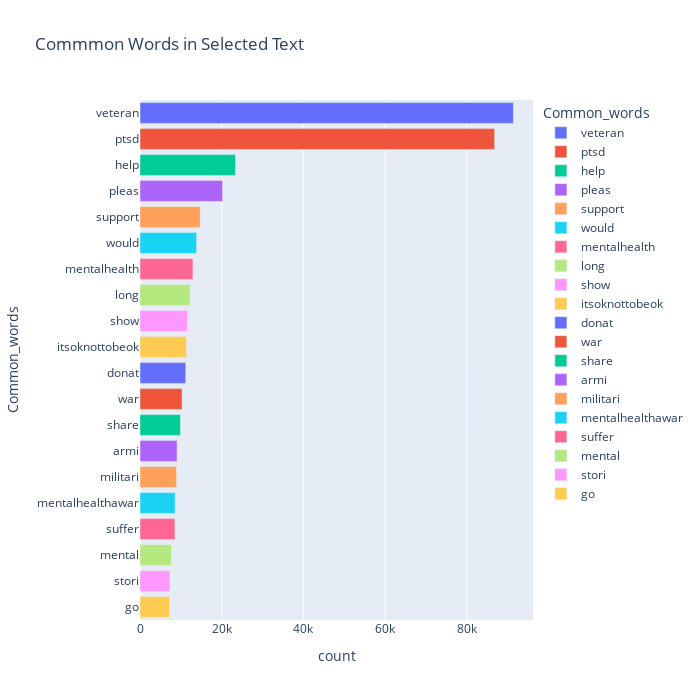

Notebook code for this chart:
### Code cell
fig = px.bar(temp, x="count", y="Common_words", title='Commmon Words in Selected Text', orientation='h',
             width=700, height=700, color='Common_words')
fig.show()

### Figure 1 — Plotly figure (JSON) as saved in the notebook; plotly's stock layout.template omitted (floating-point values rounded to 4 significant figures)
{"data": [{"alignmentgroup": "True", "hovertemplate": "Common_words=%{y}<br>count=%{x}<extra></extra>", "legendgroup": "veteran", "marker": {"color": "#636efa", "pattern": {"shape": ""}}, "name": "veteran", "offsetgroup": "veteran", "orientation": "h", "showlegend": true, "textposition": "auto", "type": "bar", "x": [91413], "xaxis": "x", "y": ["veteran"], "yaxis": "y"}, {"alignmentgroup": "True", "hovertemplate": "Common_words=%{y}<br>count=%{x}<extra></extra>", "legendgroup": "ptsd", "marker": {"color": "#EF553B", "pattern": {"shape": ""}}, "name": "ptsd", "offsetgroup": "ptsd", "orientation": "h", "showlegend": true, "textposition": "auto", "type": "bar", "x": [86830], "xaxis": "x", "y": ["ptsd"], "yaxis": "y"}, {"alignmentgroup": "True", "hovertemplate": "Common_words=%{y}<br>count=%{x}<extra></extra>", "legendgroup": "help", "marker": {"color": "#00cc96", "pattern": {"shape": ""}}, "name": "help", "offsetgroup": "help", "orientation": "h", "showlegend": true, "textposition": "auto", "type": "bar", "x": [23386], "xaxis": "x", "y": ["help"], "yaxis": "y"}, {"alignmentgroup": "True", "hovertemplate": "Common_words=%{y}<br>count=%{x}<extra></extra>", "legendgroup": "pleas", "marker": {"color": "#ab63fa", "pattern": {"shape": ""}}, "name": "pleas", "offsetgroup": "pleas", "orientation": "h", "showlegend": true, "textposition": "auto", "type": "bar", "x": [20207], "xaxis": "x", "y": ["pleas"], "yaxis": "y"}, {"alignmentgroup": "True", "hovertemplate": "Common_words=%{y}<br>count=%{x}<extra></extra>", "legendgroup": "support", "marker": {"color": "#FFA15A", "pattern": {"shape": ""}}, "name": "support", "offsetgroup": "support", "orientation": "h", "showlegend": true, "textposition": "auto", "type": "bar", "x": [14746], "xaxis": "x", "y": ["support"], "yaxis": "y"}, {"alignmentgroup": "True", "hovertemplate": "Common_words=%{y}<br>count=%{x}<extra></extra>", "legendgroup": "would", "marker": {"color": "#19d3f3", "pattern": {"shape": ""}}, "name": "would", "offsetgroup": "would", "orientation": "h", "showlegend": true, "textposition": "auto", "type": "bar", "x": [13856], "xaxis": "x", "y": ["would"], "yaxis": "y"}, {"alignmentgroup": "True", "hovertemplate": "Common_words=%{y}<br>count=%{x}<extra></extra>", "legendgroup": "mentalhealth", "marker": {"color": "#FF6692", "pattern": {"shape": ""}}, "name": "mentalhealth", "offsetgroup": "mentalhealth", "orientation": "h", "showlegend": true, "textposition": "auto", "type": "bar", "x": [12952], "xaxis": "x", "y": ["mentalhealth"], "yaxis": "y"}, {"alignmentgroup": "True", "hovertemplate": "Common_words=%{y}<br>count=%{x}<extra></extra>", "legendgroup": "long", "marker": {"color": "#B6E880", "pattern": {"shape": ""}}, "name": "long", "offsetgroup": "long", "orientation": "h", "showlegend": true, "textposition": "auto", "type": "bar", "x": [12284], "xaxis": "x", "y": ["long"], "yaxis": "y"}, {"alignmentgroup": "True", "hovertemplate": "Common_words=%{y}<br>count=%{x}<extra></extra>", "legendgroup": "show", "marker": {"color": "#FF97FF", "pattern": {"shape": ""}}, "name": "show", "offsetgroup": "show", "orientation": "h", "showlegend": true, "textposition": "auto", "type": "bar", "x": [11632], "xaxis": "x", "y": ["show"], "yaxis": "y"}, {"alignmentgroup": "True", "hovertemplate": "Common_words=%{y}<br>count=%{x}<extra></extra>", "legendgroup": "itsoknottobeok", "marker": {"color": "#FECB52", "pattern": {"shape": ""}}, "name": "itsoknottobeok", "offsetgroup": "itsoknottobeok", "orientation": "h", "showlegend": true, "textposition": "auto", "type": "bar", "x": [11382], "xaxis": "x", "y": ["itsoknottobeok"], "yaxis": "y"}, {"alignmentgroup": "True", "hovertemplate": "Common_words=%{y}<br>count=%{x}<extra></extra>", "legendgroup": "donat", "marker": {"color": "#636efa", "pattern": {"shape": ""}}, "name": "donat", "offsetgroup": "donat", "orientation": "h", "showlegend": true, "textposition": "auto", "type": "bar", "x": [11200], "xaxis": "x", "y": ["donat"], "yaxis": "y"}, {"alignmentgroup": "True", "hovertemplate": "Common_words=%{y}<br>count=%{x}<extra></extra>", "legendgroup": "war", "marker": {"color": "#EF553B", "pattern": {"shape": ""}}, "name": "war", "offsetgroup": "war", "orientation": "h", "showlegend": true, "textposition": "auto", "type": "bar", "x": [10304], "xaxis": "x", "y": ["war"], "yaxis": "y"}, {"alignmentgroup": "True", "hovertemplate": "Common_words=%{y}<br>count=%{x}<extra></extra>", "legendgroup": "share", "marker": {"color": "#00cc96", "pattern": {"shape": ""}}, "name": "share", "offsetgroup": "share", "orientation": "h", "showlegend": true, "textposition": "auto", "type": "bar", "x": [9900], "xaxis": "x", "y": ["share"], "yaxis": "y"}, {"alignmentgroup": "True", "hovertemplate": "Common_words=%{y}<br>count=%{x}<extra></extra>", "legendgroup": "armi", "marker": {"color": "#ab63fa", "pattern": {"shape": ""}}, "name": "armi", "offsetgroup": "armi", "orientation": "h", "showlegend": true, "textposition": "auto", "type": "bar", "x": [9080], "xaxis": "x", "y": ["armi"], "yaxis": "y"}, {"alignmentgroup": "True", "hovertemplate": "Common_words=%{y}<br>count=%{x}<extra></extra>", "legendgroup": "militari", "marker": {"color": "#FFA15A", "pattern": {"shape": ""}}, "name": "militari", "offsetgroup": "militari", "orientation": "h", "showlegend": true, "textposition": "auto", "type": "bar", "x": [8950], "xaxis": "x", "y": ["militari"], "yaxis": "y"}, {"alignmentgroup": "True", "hovertemplate": "Common_words=%{y}<br>count=%{x}<extra></extra>", "legendgroup": "mentalhealthawar", "marker": {"color": "#19d3f3", "pattern": {"shape": ""}}, "name": "mentalhealthawar", "offsetgroup": "mentalhealthawar", "orientation": "h", "showlegend": true, "textposition": "auto", "type": "bar", "x": [8576], "xaxis": "x", "y": ["mentalhealthawar"], "yaxis": "y"}, {"alignmentgroup": "True", "hovertemplate": "Common_words=%{y}<br>count=%{x}<extra></extra>", "legendgroup": "suffer", "marker": {"color": "#FF6692", "pattern": {"shape": ""}}, "name": "suffer", "offsetgroup": "suffer", "orientation": "h", "showlegend": true, "textposition": "auto", "type": "bar", "x": [8553], "xaxis": "x", "y": ["suffer"], "yaxis": "y"}, {"alignmentgroup": "True", "hovertemplate": "Common_words=%{y}<br>count=%{x}<extra></extra>", "legendgroup": "mental", "marker": {"color": "#B6E880", "pattern": {"shape": ""}}, "name": "mental", "offsetgroup": "mental", "orientation": "h", "showlegend": true, "textposition": "auto", "type": "bar", "x": [7698], "xaxis": "x", "y": ["mental"], "yaxis": "y"}, {"alignmentgroup": "True", "hovertemplate": "Common_words=%{y}<br>count=%{x}<extra></extra>", "legendgroup": "stori", "marker": {"color": "#FF97FF", "pattern": {"shape": ""}}, "name": "stori", "offsetgroup": "stori", "orientation": "h", "showlegend": true, "textposition": "auto", "type": "bar", "x": [7324], "xaxis": "x", "y": ["stori"], "yaxis": "y"}, {"alignmentgroup": "True", "hovertemplate": "Common_words=%{y}<br>count=%{x}<extra></extra>", "legendgroup": "go", "marker": {"color": "#FECB52", "pattern": {"shape": ""}}, "name": "go", "offsetgroup": "go", "orientation": "h", "showlegend": true, "textposition": "auto", "type": "bar", "x": [7229], "xaxis": "x", "y": ["go"], "yaxis": "y"}], "layout": {"barmode": "relative", "height": 700, "legend": {"title": {"text": "Common_words"}, "tracegroupgap": 0}, "title": {"text": "Commmon Words in Selected Text"}, "width": 700, "xaxis": {"anchor": "y", "domain": [0, 1], "title": {"text": "count"}}, "yaxis": {"anchor": "x", "categoryarray": ["go", "stori", "mental", "suffer", "mentalhealthawar", "militari", "armi", "share", "war", "donat", "itsoknottobeok", "show", "long", "mentalhealth", "would", "support", "pleas", "help", "ptsd", "veteran"], "categoryorder": "array", "domain": [0, 1], "title": {"text": "Common_words"}}}}
